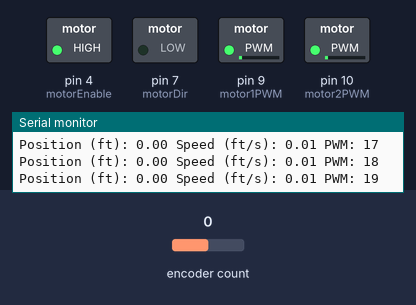
The sketch below on a simulated Arduino Uno, built with avr-gcc and run on an emulated ATmega328P. Shown: switched loads named in the sketch (green lamp = pin HIGH), the last lines printed to the serial monitor. The test bench sets the inputs (shaded band); at power-on: encoder count 0.

Above: at 0.15 s.
At 1.2 s:
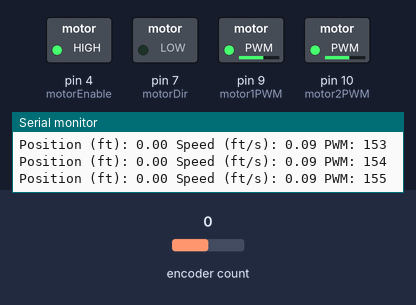
1.3 s: encoder count set to 1
At 3.1 s:
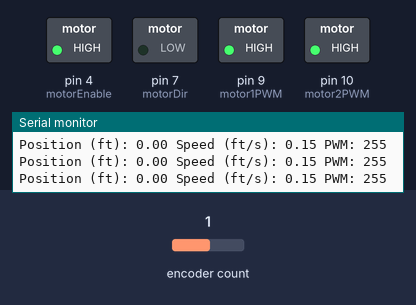
3.4 s: encoder count set to 2
Timing chart, 0 to 6.4 s (numbered marks = the images above; inputs shaded):
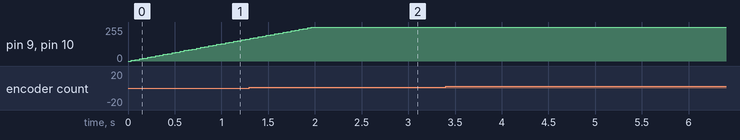

The sketch:

positioninfeettest.ino
```cpp
// positioninfeettest.ino
// Move a robot forward by a specified distance in feet
// use encoder feedback for speed control and smooth acceleration/deceleration.

#include <Encoder.h> // Use the Encoder library for handling encoders
#include <Wire.h> // Include the Wire library for I2C

const float wheelDiameterInches = 6.0;
const float countsPerRevolution = 64 * 50; // Encoder resolution * gear ratio
const float inchesPerCount = (wheelDiameterInches * 3.14159) / countsPerRevolution;

// Motor control variables
const float Battery_Voltage = 7.8; // Battery voltage
const int motor1PWM = 9; // Motor PWM pin
const int motor2PWM = 10; // Motor PWM pin
const int motorDir = 7; // Motor direction pin
const int motorEnable = 4; // Motor enable pin

// Position control variables
float desiredPositionFeet = 2.0; // Set target position in feet
const float maxSpeed = 0.15; // Lower max speed to reduce overshoot
const float minSpeed = 0.025;
const float accelerationRate = 0.05; // Slower acceleration to avoid overshoot
const float decelerationDistance = 0.5; // Increase deceleration distance for smoother slowdown

float currentSpeed = 0.0;
long startPosition, currentPosition;

// Encoder object
Encoder motorEncoder(3, 6); // Encoder pins (A and B)

// Timing variables
unsigned long last_time_ms, start_time_ms;
float current_time;

void setup() {
  pinMode(motor1PWM, OUTPUT);
  pinMode(motor2PWM, OUTPUT);
  pinMode(motorDir, OUTPUT);
  pinMode(motorEnable, OUTPUT);

  digitalWrite(motorEnable, HIGH); // Enable motor driver

  Serial.begin(115200);
  start_time_ms = millis();
  last_time_ms = start_time_ms;

  startPosition = motorEncoder.read(); // Record starting position
}

void loop() {
  current_time = (millis() - start_time_ms) / 1000.0;

  // Read current position in counts
  long positionCounts = motorEncoder.read() - startPosition;
  float positionFeet = positionCounts * inchesPerCount / 12.0; // Convert counts to feet
  float remainingDistance = desiredPositionFeet - positionFeet;

  // Determine speed profile
  if (remainingDistance > decelerationDistance) {
    // Acceleration phase
    currentSpeed += accelerationRate * 0.01; // Increment speed
    if (currentSpeed > maxSpeed) {
      currentSpeed = maxSpeed;
    }
  } else if (remainingDistance > 0) {
    currentSpeed -= accelerationRate * 0.01;
    if (currentSpeed < minSpeed) {
      currentSpeed = minSpeed;
    }
  } else {
    // Stop
    currentSpeed = 0;
  }

  // Convert speed to motor voltage
  float appliedVoltage = currentSpeed * Battery_Voltage / maxSpeed;

  // Set motor direction
  digitalWrite(motorDir, appliedVoltage > 0 ? LOW : HIGH);

  // Apply PWM signal based on the voltage
  int pwmValue = min(abs(appliedVoltage) * 255 / Battery_Voltage, 255);
  analogWrite(motor1PWM, pwmValue);
  analogWrite(motor2PWM, pwmValue);

  // Debugging output
  Serial.print("Position (ft): ");
  Serial.print(positionFeet);
  Serial.print(" Speed (ft/s): ");
  Serial.print(currentSpeed);
  Serial.print(" PWM: ");
  Serial.println(pwmValue);

  // Stop the motor once the target position is reached
  if (remainingDistance <= 0) {
    analogWrite(motor1PWM, 0); // Stop motor
    analogWrite(motor2PWM, 0);
    while (true); // Halt program here
  }

  delay(5); // Wait for next loop iteration
}
```
